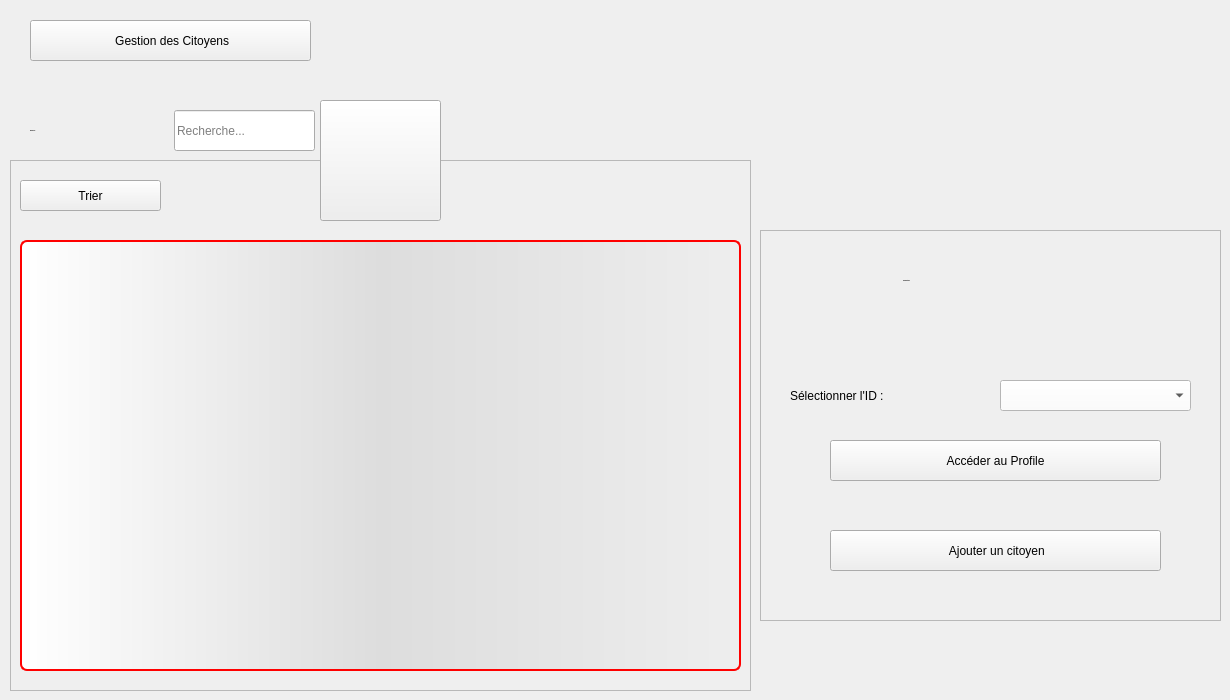
      <widget class="QWidget" name="Citoyens_2">
       <widget class="QPushButton" name="B_BackToGestions_3">
        <property name="geometry">
         <rect>
          <x>30</x>
          <y>20</y>
          <width>281</width>
          <height>41</height>
         </rect>
        </property>
        <property name="text">
         <string> Gestion des Citoyens</string>
        </property>
        <property name="icon">
         <iconset resource="Ressources.qrc">
          <normaloff>:/Ressources/image/back-arrow.png</normaloff>:/Ressources/image/back-arrow.png</iconset>
        </property>
       </widget>
       <widget class="QLineEdit" name="LE_recherche_2">
        <property name="geometry">
         <rect>
          <x>174</x>
          <y>110</y>
          <width>141</width>
          <height>41</height>
         </rect>
        </property>
        <property name="placeholderText">
         <string>Recherche...</string>
        </property>
       </widget>
       <widget class="QFrame" name="frame_12">
        <property name="geometry">
         <rect>
          <x>10</x>
          <y>160</y>
          <width>741</width>
          <height>531</height>
         </rect>
        </property>
        <property name="styleSheet">
         <string notr="true"/>
        </property>
        <property name="frameShape">
         <enum>QFrame::StyledPanel</enum>
        </property>
        <property name="frameShadow">
         <enum>QFrame::Raised</enum>
        </property>
        <widget class="QPushButton" name="B_Trier_2">
         <property name="geometry">
          <rect>
           <x>10</x>
           <y>20</y>
           <width>141</width>
           <height>31</height>
          </rect>
         </property>
         <property name="text">
          <string>Trier</string>
         </property>
         <property name="icon">
          <iconset resource="Ressources.qrc">
           <normaloff>:/Ressources/image/ascending-sort.png</normaloff>:/Ressources/image/ascending-sort.png</iconset>
         </property>
         <property name="iconSize">
          <size>
           <width>18</width>
           <height>18</height>
          </size>
         </property>
        </widget>
        <widget class="QTableView" name="T_Citoyens_2">
         <property name="geometry">
          <rect>
           <x>10</x>
           <y>80</y>
           <width>721</width>
           <height>431</height>
          </rect>
         </property>
         <property name="styleSheet">
          <string notr="true">QTableView {border: 2px solid red;text-align: top;padding: 4px;border-radius: 7px;border-bottom-left-radius: 7px;background: QLinearGradient( x1: 0, y1: 0, x2: 1, y2: 0,stop: 0 #fff, stop: 1 #eee,stop: 0.5 #ddd,stop: 1 #eee );width: 15px;selection-background-color:QLinearGradient( x1: 0, y1: 0, x2: 1, y2: 0,stop: 0 #FF0000, stop: 1 #FF5F5F,stop: 0.5 #FEAAAA,stop: 1 #eee);selection-color: black;}
QTableView::item:focus{selection-background-color: red;}
QScrollBar:vertical{ width: 20px; background: none; /* only these sort effect about width ...*/}
QScrollBar::handle:vertical{ border: 3px solid #5E749C;text-align: top;padding: 4px;border-radius: 5px; border-bottom-left-radius: 5px;background: QLinearGradient( x1: 0, y1: 0, x2: 1, y2: 0,stop: 0 #fff, stop: 1 #eee,stop: 0.5 #ddd,stop: 1 #eee ); width: 25px; min-height: 20px; max-height: 25px; /*these sort no effect*/ }
QScrollBar::add-page:vertical {border: 3px solid red;text-align: top;padding: 4px;border-radius: 5px; border-bottom-left-radius: 5px;background:  red; /* adding width: xx px; sorting no effect .. why? */}
QScrollBar::sub-page:vertical {border: 3px solid green;text-align: top;padding: 4px;border-radius: 5px; border-bottom-left-radius: 5px;background:  green; /* adding width: xx px; sorting no effect .. why? */ }</string>
         </property>
         <attribute name="horizontalHeaderCascadingSectionResizes">
          <bool>false</bool>
         </attribute>
         <attribute name="horizontalHeaderDefaultSectionSize">
          <number>117</number>
         </attribute>
        </widget>
       </widget>
       <widget class="QLabel" name="L_Recherche_2">
        <property name="geometry">
         <rect>
          <x>30</x>
          <y>110</y>
          <width>151</width>
          <height>41</height>
         </rect>
        </property>
        <property name="font">
         <font>
          <family>century gothic</family>
          <pointsize>-1</pointsize>
          <weight>75</weight>
          <bold>true</bold>
         </font>
        </property>
        <property name="styleSheet">
         <string notr="true">background: transparent;</string>
        </property>
        <property name="text">
         <string>Recherche :</string>
        </property>
       </widget>
       <widget class="QFrame" name="frame_13">
        <property name="geometry">
         <rect>
          <x>760</x>
          <y>230</y>
          <width>461</width>
          <height>391</height>
         </rect>
        </property>
        <property name="styleSheet">
         <string notr="true"/>
        </property>
        <property name="frameShape">
         <enum>QFrame::StyledPanel</enum>
        </property>
        <property name="frameShadow">
         <enum>QFrame::Raised</enum>
        </property>
        <widget class="QLabel" name="L_ConfigCitoyen_2">
         <property name="geometry">
          <rect>
           <x>143</x>
           <y>20</y>
           <width>171</width>
           <height>61</height>
          </rect>
         </property>
         <property name="font">
          <font>
           <family>century gothic</family>
           <pointsize>-1</pointsize>
           <weight>75</weight>
           <bold>true</bold>
          </font>
         </property>
         <property name="styleSheet">
          <string notr="true">background: transparent;</string>
         </property>
         <property name="text">
          <string>Configuration</string>
         </property>
        </widget>
        <widget class="QLabel" name="L_CB_ID_2">
         <property name="geometry">
          <rect>
           <x>30</x>
           <y>150</y>
           <width>191</width>
           <height>31</height>
          </rect>
         </property>
         <property name="styleSheet">
          <string notr="true">background: transparent;</string>
         </property>
         <property name="text">
          <string>Sélectionner l'ID :</string>
         </property>
        </widget>
        <widget class="QPushButton" name="B_AjouterCitoyen_2">
         <property name="geometry">
          <rect>
           <x>70</x>
           <y>300</y>
           <width>331</width>
           <height>41</height>
          </rect>
         </property>
         <property name="text">
          <string> Ajouter un citoyen</string>
         </property>
         <property name="icon">
          <iconset resource="Ressources.qrc">
           <normaloff>:/Ressources/image/add.png</normaloff>:/Ressources/image/add.png</iconset>
         </property>
        </widget>
        <widget class="QComboBox" name="CB_IDCitoyen_2">
         <property name="geometry">
          <rect>
           <x>240</x>
           <y>150</y>
           <width>191</width>
           <height>31</height>
          </rect>
         </property>
         <property name="styleSheet">
          <string notr="true">background: white;</string>
         </property>
        </widget>
        <widget class="QPushButton" name="B_AccederProfil_2">
         <property name="geometry">
          <rect>
           <x>70</x>
           <y>210</y>
           <width>331</width>
           <height>41</height>
          </rect>
         </property>
         <property name="text">
          <string>Accéder au Profile</string>
         </property>
         <property name="icon">
          <iconset resource="Ressources.qrc">
           <normaloff>:/Ressources/image/person-silhouette.png</normaloff>:/Ressources/image/person-silhouette.png</iconset>
         </property>
         <property name="iconSize">
          <size>
           <width>23</width>
           <height>23</height>
          </size>
         </property>
        </widget>
       </widget>
       <widget class="QToolButton" name="toolButton_19">
        <property name="geometry">
         <rect>
          <x>320</x>
          <y>100</y>
          <width>121</width>
          <height>121</height>
         </rect>
        </property>
        <property name="text">
         <string/>
        </property>
        <property name="icon">
         <iconset resource="Ressources.qrc">
          <normaloff>:/Ressources/image/systeme-de-population.png</normaloff>:/Ressources/image/systeme-de-population.png</iconset>
        </property>
        <property name="iconSize">
         <size>
          <width>64</width>
          <height>64</height>
         </size>
        </property>
       </widget>
      </widget>
